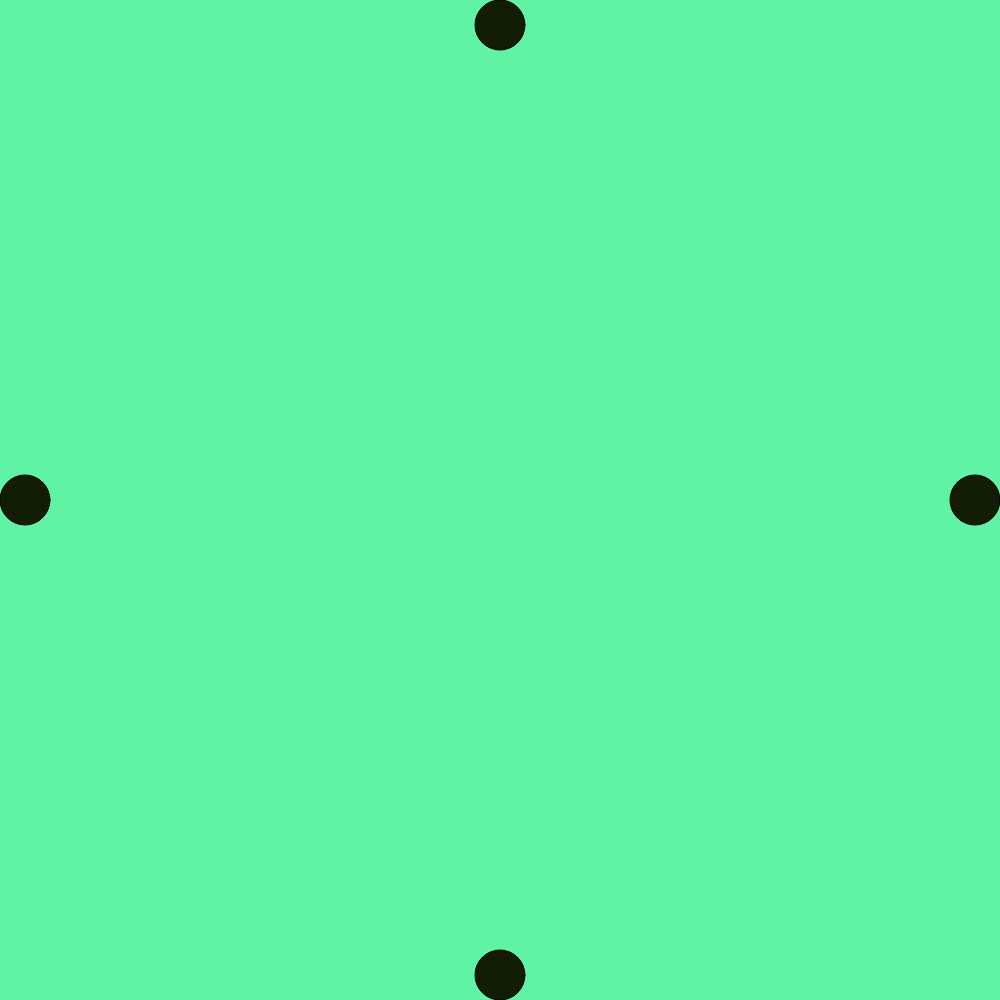
Frame 1 (no input)
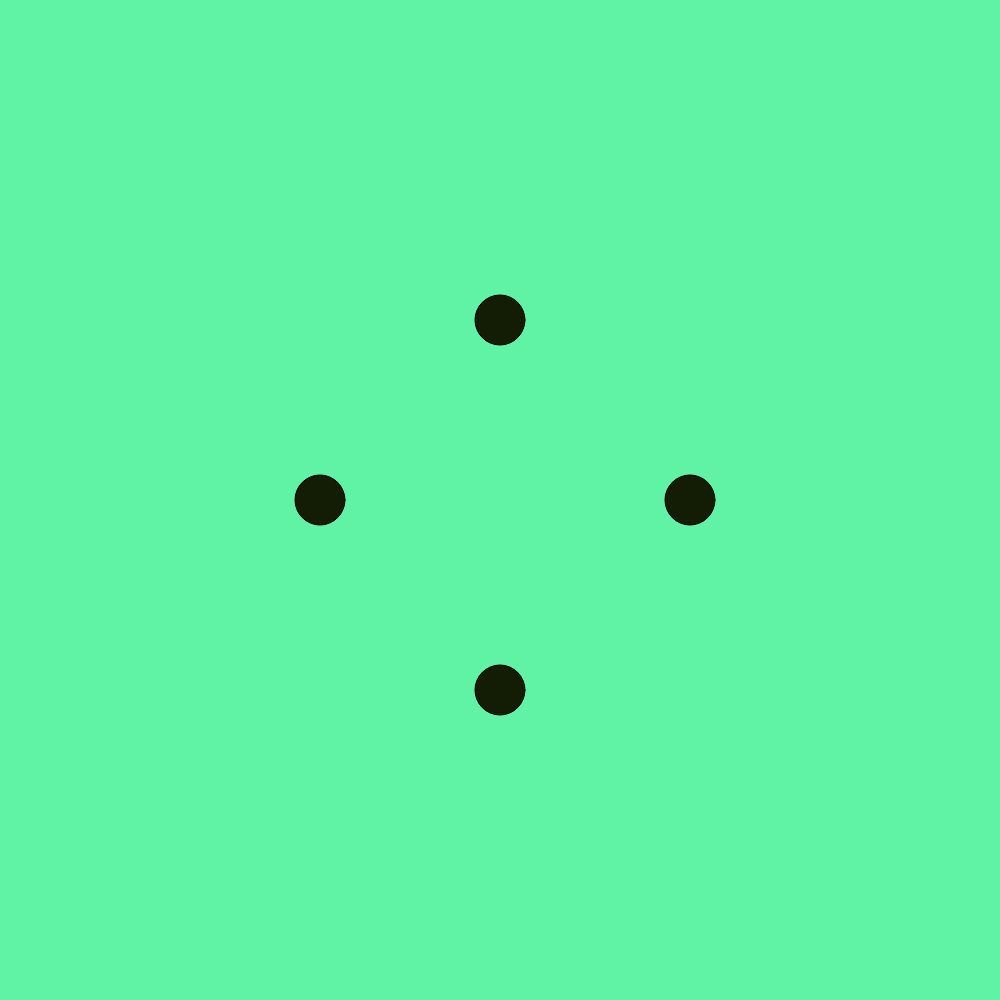
Frame 60 (no input)
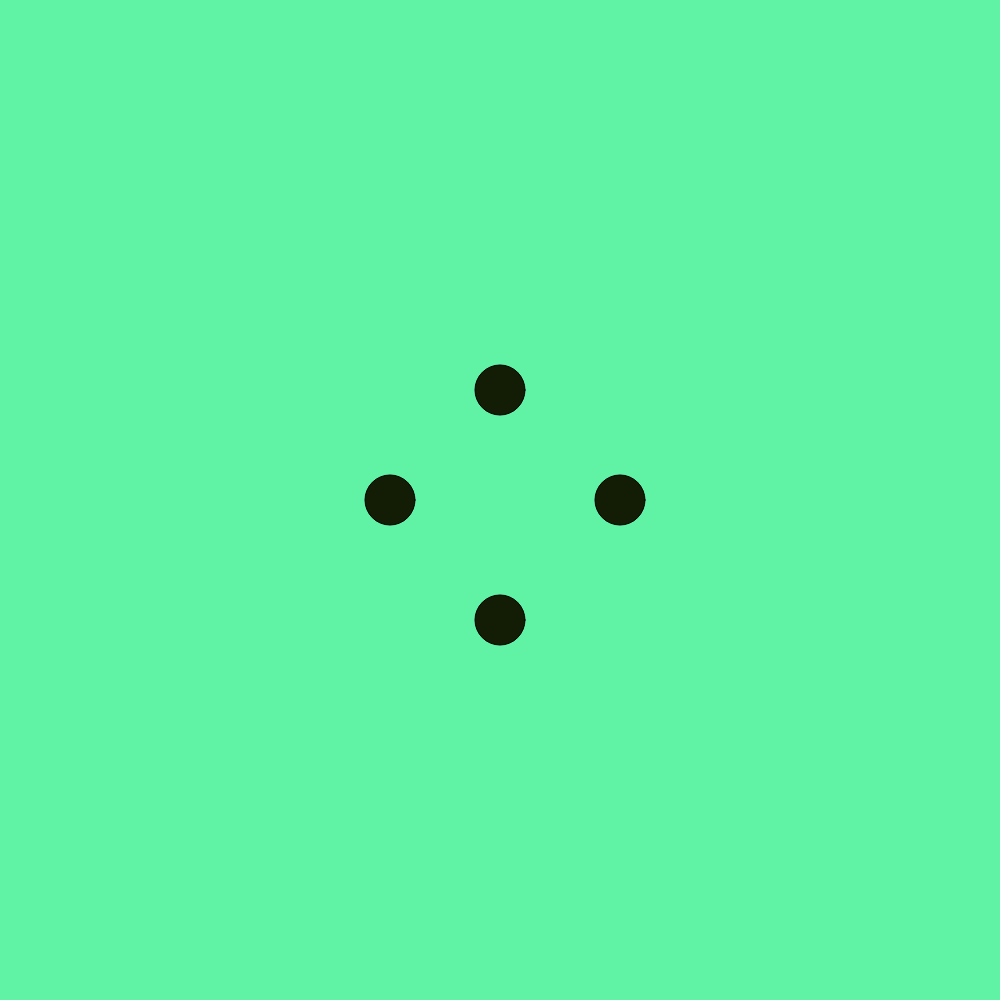
Frame 120 (the mouse pressed at the canvas centre since frame 60)

The p5.js sketch that drew these frames (run headless with seeded random() and noise() and a simulated clock; from frame 60 on, the mouse is pressed at the canvas centre):

// p5.js sketch
// ── sketch.js
var speed = 5
var speed2 =5
var x = 25
var y = 25
var x2 = 975;
var y2 = 975


function setup() {
  createCanvas (1000,1000)
  
}

function draw() {
  background(97,243,165)
  
  fill(19,29,5)
  ellipse(x,500,50,50)
  ellipse(x2,500,50,50)
  ellipse(500,y,50,50)
  ellipse(500,y2,50,50)
  
  if (x > 975){
    speed = -5;
  }
  
  if (x < 15){
    speed = 5;
  }
  x = x + speed 
  
  if (y > 975){
    speed = -5;
  }
  
  if (y < 15){
    speed = 5
  }
  y = y + speed


if( x2 > 975){
  speed2 = -5;
}

if(x2 < 15){
  speed2 = 5;
}
 x2 = x2 + speed2
 
if(y2 > 975){
  speed2 = -5;
}

if(y2 < 15){
  speed2 = 5;
}
y2 = y2 + speed2
}
